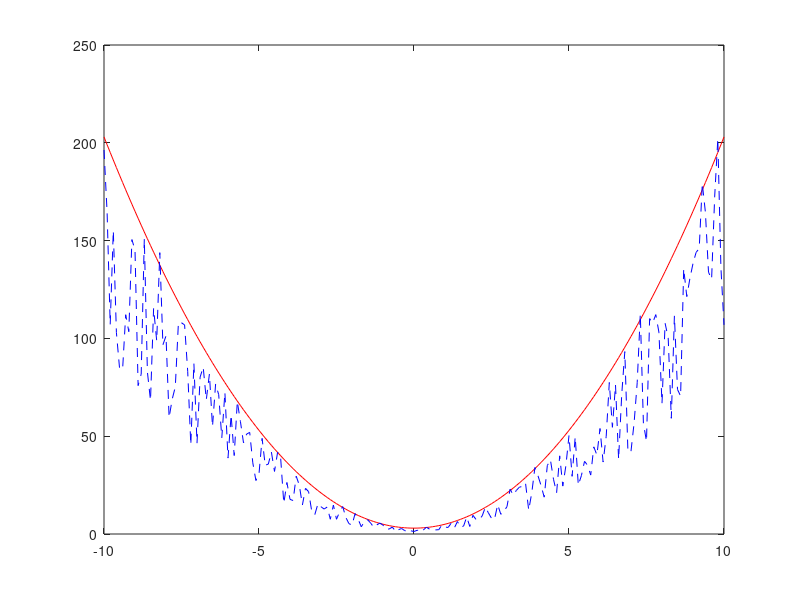

Reproduce this figure in MATLAB. (Note: this script raises an error after producing the figure.)
clear
%Je genere l'abscisse
xdata=-10:0.1:10;
%Je genere l'ordonnee sans bruit
ydata=2*xdata.^2+3;
plot(xdata,ydata,'r-')
%J'ajoute un tantinet de bruit correspondant a une incertitude d'approx.
%dix pourcent sur la mesure
ydata=(1+0.05*(1-13*rand(size(ydata)))).*ydata;
hold on
plot(xdata,ydata,'b--')
% On utilise lsqcurvefit et la fonction fonction_a_fitter pour tenter de
% retrouver nos parametres originaux. On fournit un estime des valeurs des
% parametres (on determine ceci a l'oeil) comme etant [1.8 2.7] (mettons).
 p=lsqcurvefit_e(@(p,xdata) fonction_a_fitter(p,xdata),[1.8 2.7],xdata,ydata)
 plot(xdata,fonction_a_fitter(p,xdata),'g-') 
 hold off
 %p est un vecteur dont les ?l?ments correspondent au valeurs ajust?es. Au
 %lieu d'?crire [1.8 2.7], on aurait pu d?finir p0=[1.8 2.7]; et ensuite
%  %?crire 
%  p=lsqcurvefit(@(p,xdata) fonction_a_fitter(p,xdata),p0,xdata,ydata);
 %Vous remarquerez que le r?sultat n'est pas toujours aussi proche des valeurs
 %attendues. Vous pouvez r?duire la tol?rance de lsqcurvefit (c'est relativement complexe) ou
 %effectuer l'ajustement sur plus de points. Pour vous en convaincre,essayez de nouveau, mais en
 %changeant cette fois le pas de xdata. Plus il y a de parametres a
 %ajuster, plus vous aurez besoin de points pour arriver ? un r?sultat
 %concluant!